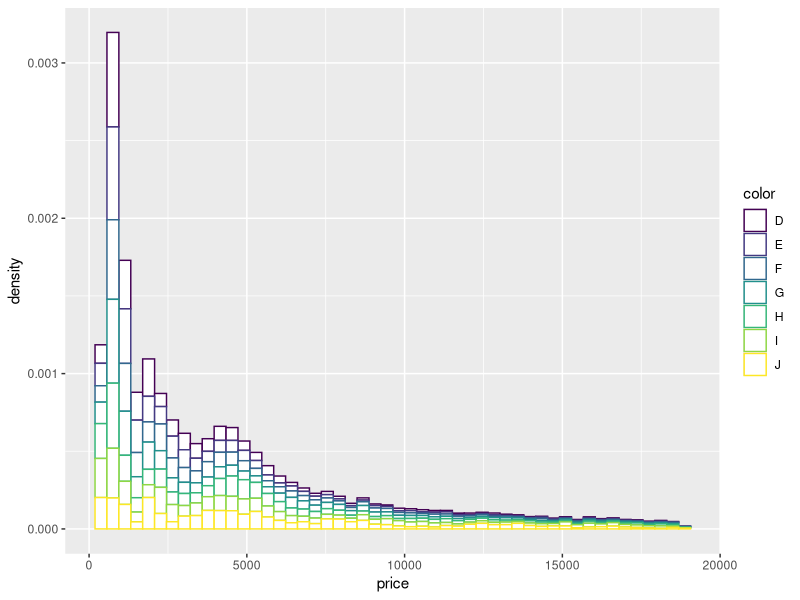
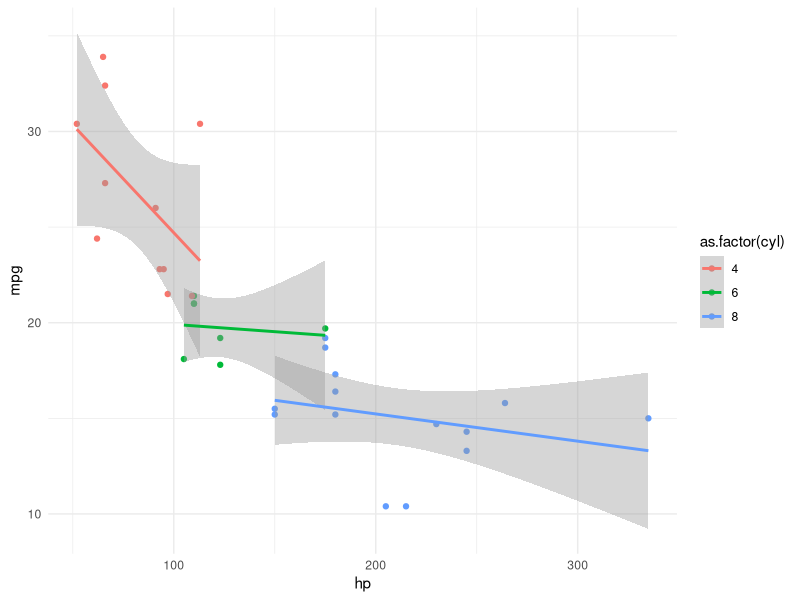
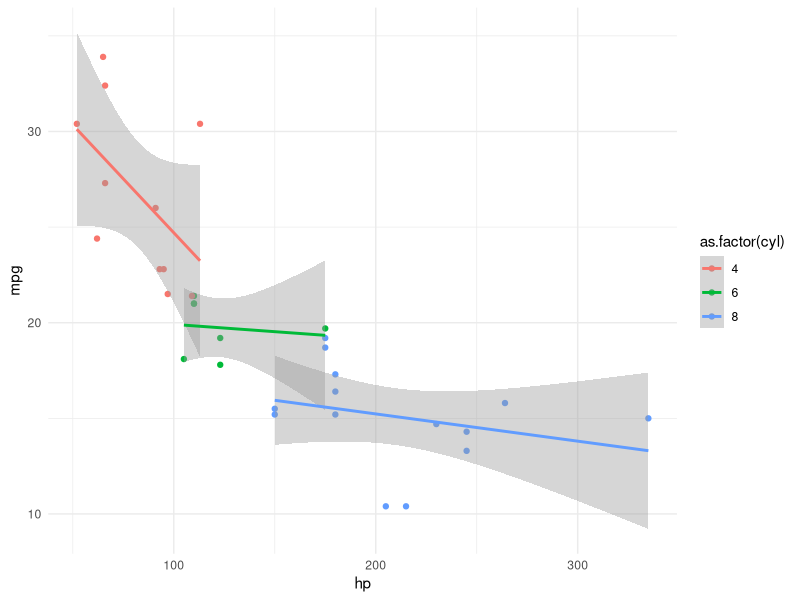

The R script that drew these images, in order:
## ---- chunk 1
require("ggplot2")
require("svglite")
## ---- chunk 2
#to see actually what will be plotted and compare 
image <- ggplot(diamonds, aes(x = price, color = color)) +
  geom_histogram(aes(y=..density..), fill = "white", bins = 50)
  #geom_density(alpha=.2, fill="red") 
image
## ---- chunk 3
#to see actually what will be plotted and compare 
image <- ggplot(mtcars, aes(x = hp, y = mpg, color = as.factor(cyl))) +
  geom_point() +
  geom_smooth(method = "lm", se = TRUE, formula = y ~ x) + 
  theme_minimal()
image
## ---- chunk 4
#This actually save the plot in a image
ggsave(file="test.svg", plot=image, width=10, height=8)
